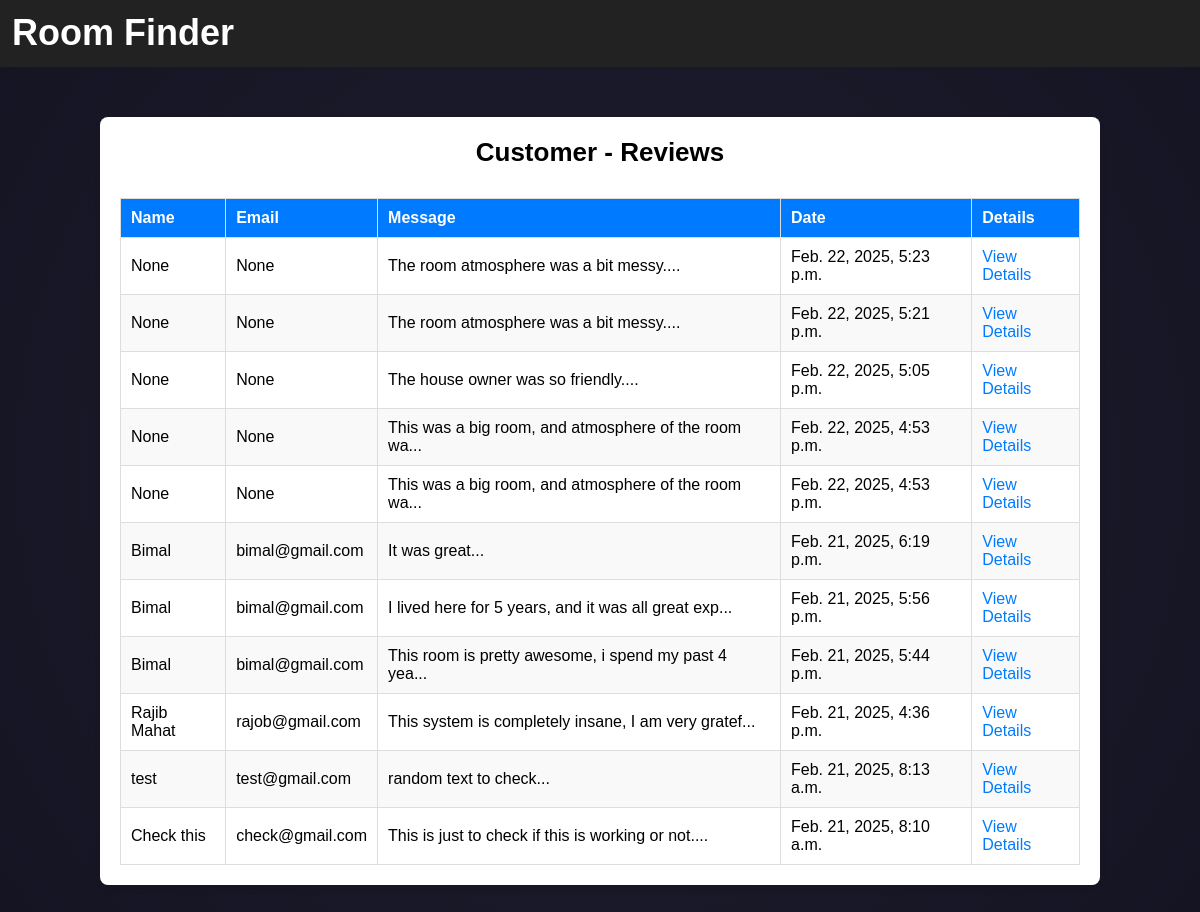
Page /admin_feedbacks/ on the committed database.
### Renter/models.py (models this page shows, shortened)
class Review(models.Model):
    renter = models.ForeignKey(Renter, on_delete=models.CASCADE, null=True)
    room = models.ForeignKey(Room, on_delete=models.CASCADE, related_name="reviews", null=True)
    name = models.CharField(max_length=50, null=True)
    email = models.EmailField(null=True)
    comment = models.TextField()
    created_on = models.DateTimeField(auto_now_add=True)

### ROOM_FINDER/views.py (the view)
# urls.py: path('admin_feedbacks/', admin_feedbacks, name='admin_feedbacks'),
def admin_feedbacks(request):
    feedbacks = Review.objects.all().order_by('-created_on')
    return render(request, 'admin_feedbacks.html', {'feedbacks': feedbacks})

### ROOM_FINDER/templates/admin_feedbacks.html (shortened to what this page needs)
<!DOCTYPE html>
<html lang="en">
<head>
</head>
<body>
    <header>
        {% include 'navbar.html' %}
    </header>
    <main>
        <section class="admin-feedbacks-container">
            <h1>Customer - Reviews</h1>
            <table class="feedbacks-table">
                <thead>
                    <tr>
                        <th>Name</th>
                        <th>Email</th>
                        <th>Message</th>
                        <th>Date</th>
                        <th>Details</th>
                    </tr>
                </thead>
                <tbody>
                    {% for feedback in feedbacks %}
                        <tr>
                            <td>{{ feedback.name }}</td>
                            <td>{{ feedback.email }}</td>
                            <td>{{ feedback.comment|slice:":50" }}...</td>
                            <td>{{ feedback.created_on }}</td>
                            <td><a href="{% url 'feedback_detail' feedback.id %}">View Details</a></td>
                        </tr>
                    {% endfor %}
                </tbody>
            </table>
        </section>
    </main>
</body>
</html>

### ROOM_FINDER/templates/navbar.html (style rules this page uses)
* { margin: 0; padding: 0; box-sizing: border-box; }

### ROOM_FINDER/templates/admin_feedbacks.html (style rules this page uses)
body { background: radial-gradient(circle, #1e1e2f, #141423); font-family: Arial, sans-serif; }
.admin-feedbacks-container { max-width: 1000px; margin: 50px auto; padding: 20px; background-color: white; border-radius: 8px; box-shadow: 0 4px 6px rgba(0, 0, 0, 0.1); }
.admin-feedbacks-container h1 { font-size: 26px; margin-bottom: 30px; text-align: center; }
.feedbacks-table { width: 100%; border-collapse: collapse; }
.feedbacks-table th, .feedbacks-table td { padding: 10px; text-align: left; border: 1px solid #ddd; }
.feedbacks-table th { background-color: #007bff; color: white; }
.feedbacks-table tr:nth-child(even) { background-color: #f9f9f9; }
.feedbacks-table a { color: #007bff; text-decoration: none; }

### rows in the picture
Review: name "None", email "None", comment "The room atmosphere was a bit messy.", created_on "Feb. 22, 2025, 5:23 p.m."
Review: name "None", email "None", comment "The room atmosphere was a bit messy.", created_on "Feb. 22, 2025, 5:21 p.m."
Review: name "None", email "None", comment "The house owner was so friendly.", created_on "Feb. 22, 2025, 5:05 p.m."
Review: name "None", email "None", comment "This was a big room, and atmosphere of the room wa", created_on "Feb. 22, 2025, 4:53 p.m."
Review: name "None", email "None", comment "This was a big room, and atmosphere of the room wa", created_on "Feb. 22, 2025, 4:53 p.m."
Review: name "Bimal", email "bimal@gmail.com", comment "It was great", created_on "Feb. 21, 2025, 6:19 p.m."
Review: name "Bimal", email "bimal@gmail.com", comment "I lived here for 5 years, and it was all great exp", created_on "Feb. 21, 2025, 5:56 p.m."
Review: name "Bimal", email "bimal@gmail.com", comment "This room is pretty awesome, i spend my past 4 yea", created_on "Feb. 21, 2025, 5:44 p.m."
Review: name "Rajib Mahat", email "rajob@gmail.com", comment "This system is completely insane, I am very gratef", created_on "Feb. 21, 2025, 4:36 p.m."
Review: name "test", email "test@gmail.com", comment "random text to check", created_on "Feb. 21, 2025, 8:13 a.m."
Review: name "Check this", email "check@gmail.com", comment "This is just to check if this is working or not.", created_on "Feb. 21, 2025, 8:10 a.m."
